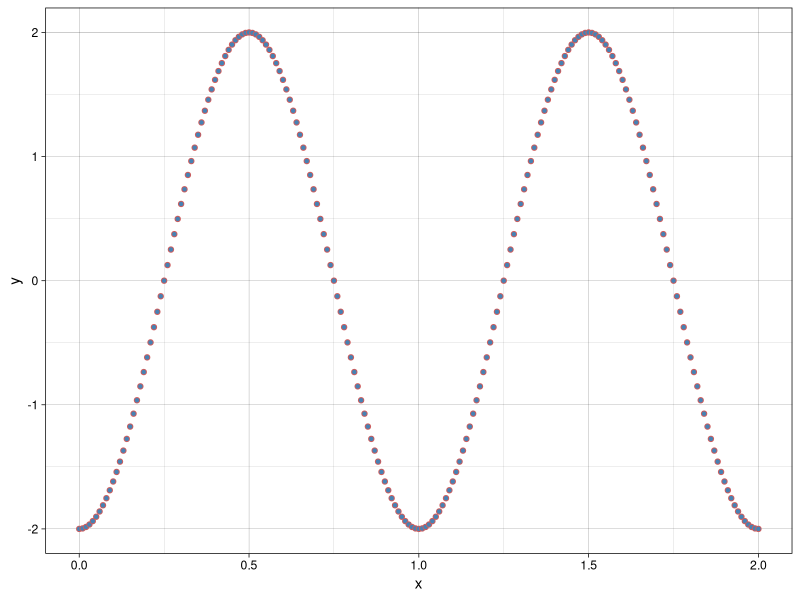

Source code (R):
## ---- chunk 1
#| echo: true
#| warning: false
#| message: false
library(tidyverse)
## ---- chunk 2
6 * 3
## ---- chunk 3
5 + 4
## ---- chunk 4
2 ^ 3
## ---- chunk 5
a <- 2
b <- 7
a + b
## ---- chunk 6
d<-2
d < -2
## ---- chunk 7
mass <- 48
age <- 78
mass <- mass * 2.0 # mass? 
age <- age - 17 # age? m
mass_index <- mass / age # mass_index?
## ---- chunk 8
apples <- c(5.3, 3.8, 4.5)
## ---- chunk 9
apples
## ---- chunk 10
mean(apples)
## ---- chunk 11
sd(apples)
## ---- chunk 12
round(sd(apples), 2)
## ---- chunk 13
ls()
## ---- chunk 14
?mean
## ---- chunk 15
help(mean)
## ---- chunk 16
#| fig-cap: "An easy figure."
#| label: fig-plots
#| column: margin

library(tidyverse)
x <- seq(0, 2, by = 0.01)
y <- 2 * sin(2 * pi * (x - 1/4))
ggplot() +
  geom_point(aes(x = x, y = y), shape = 21, col = "indianred", fill = "steelblue")+
  theme_linedraw()
